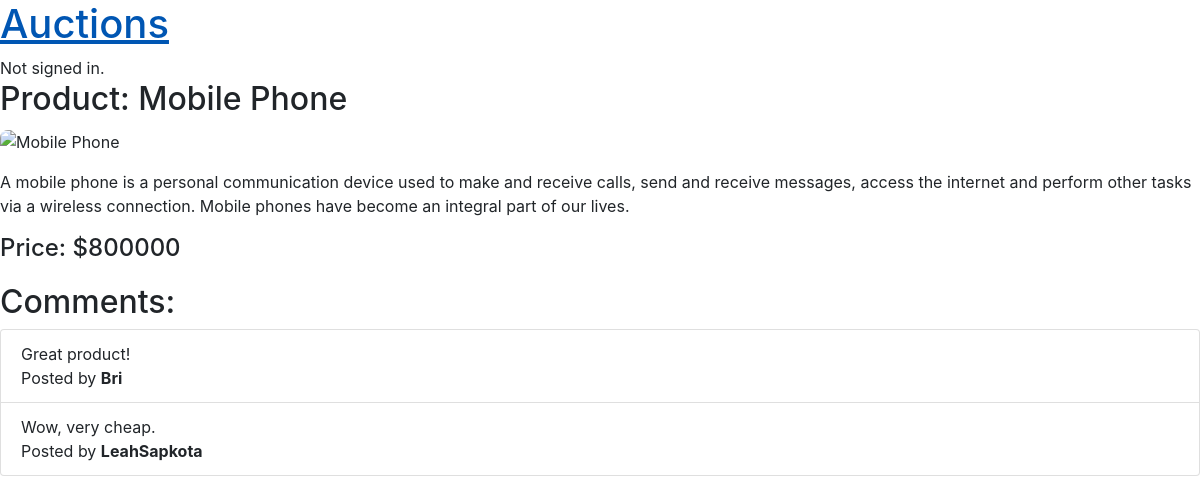
The app's page /listing/6 with its own data.
### auctions/models.py (models this page shows, shortened)
class Listing(models.Model):
    title = models.CharField(max_length=100)
    description = models.CharField(max_length=100)
    imageUrl = models.CharField(max_length=1000)
    price = models.ForeignKey(Bid, on_delete=models.CASCADE, blank=True, null=True, related_name="bidPrice")
    isActive = models.BooleanField(default=True)
    owner = models.ForeignKey(User, on_delete=models.CASCADE, blank=True, null=True, related_name="user")
    category = models.ForeignKey(Category, on_delete=models.CASCADE, blank=True, null=True, related_name="category")
    watchlist = models.ManyToManyField(User, blank=True, null=True, related_name="listingWatchlist")

class Bid(models.Model):
    bid = models.IntegerField(default=0)
    user = models.ForeignKey(User, on_delete=models.CASCADE, blank=True, null=True, related_name="userBid")

class Comment(models.Model):
    listing = models.ForeignKey(Listing, on_delete=models.CASCADE,blank=True, null=True, related_name="listingComment")
    commenter = models.ForeignKey(User, on_delete=models.CASCADE, blank=True, null=True, related_name="userComment")
    message = models.CharField(max_length=300)

class User(AbstractUser):
    pass

### auctions/views.py (the view)
# urls.py: path("listing/<int:id>", views.listing, name="listing"),
def listing(request, id):
    listingData = get_object_or_404(Listing, pk=id)
    isListingInWatchlist = request.user in listingData.watchlist.all()
    allComments = Comment.objects.filter(listing=listingData)
    isOwner = False
    if listingData.owner:
        isOwner = request.user.username == listingData.owner.username if request.user.is_authenticated else False
    return render(request, "auctions/listing.html", {
        "listing": listingData,
        "isListingInWatchlist": isListingInWatchlist,
        "allComments": allComments,
        "isOwner": isOwner,
    })

### auctions/templates/auctions/listing.html (shortened to what this page needs)
{% extends "auctions/layout.html" %}
{% block body %}
    <h2 style="margin-bottom: 10px;">Product: {{ listing.title }}</h2>
    <div class="mb-3">
        <img src="{{ listing.imageUrl }}" alt="{{ listing.title }}" style="max-width: 100%; height: auto; border-radius: 0.5rem;">
    </div>
    <p>{{ listing.description }}</p>
    <div class="mb-3">
        {% if listing.price %}
            <h4 style="margin: 0;">Price: ${{ listing.price.bid }}</h4>
        {% else %}
            <p>No price set for this listing yet.</p>
        {% endif %}
    </div>
    <h2 style="margin-top: 20px;">Comments:</h2>
    <ul class="list-group">
        {% for comment in allComments %}
            <li class="list-group-item">
                {{ comment.message }}
                <br>
                <p style="margin: 0;">Posted by <strong>{{ comment.commenter.username }}</strong></p>
            </li>
        {% endfor %}
    </ul>
{% endblock %}

### auctions/templates/auctions/layout.html (shortened to what this page needs)
{% load static %}
<!DOCTYPE html>
<html lang="en">
    <head>
        <link rel="stylesheet" href="https://stackpath.bootstrapcdn.com/bootstrap/4.4.1/css/bootstrap.min.css">
        <link href="{% static 'auctions/styles.css' %}" rel="stylesheet">
    </head>
    <body>
        <h1><a href="{% url 'index' %}">Auctions</a></h1>
        <div>
            {% if user.is_authenticated %}
                Signed in as <strong>{{ user.username }}</strong>.
            {% else %}
                Not signed in.
            {% endif %}
        </div>
        {% block body %}
        {% endblock %}
    </body>
</html>

### records on screen
Listing: title "Mobile Phone", description "A mobile phone is a personal communication device used to make and receive calls, send and receive messages, access the internet and perform other tasks via a wireless connection. Mobile phones have become an integral part of our lives.", price.bid "800000"
Comment: message "Great product!", commenter.username "Bri"
Comment: message "Wow, very cheap.", commenter.username "LeahSapkota"
